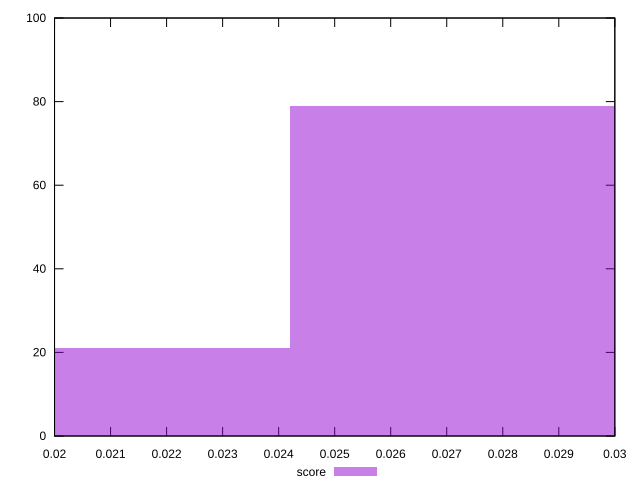

Reproduce this figure in gnuplot.
reset

$score <<EOF
0.029045764452166948 79
0.0193638429681113 21
EOF

set key outside below
set boxwidth 0.00968192148405565
set xrange [0.02:0.03]
set yrange [0:100]
set trange [0:100]
set style fill transparent solid 0.5 noborder
set terminal svg size 640, 490 enhanced background rgb 'white'
set output "report_00018_2021-02-10T15-25-16.877Z/uses-long-cache-ttl/samples/pages/score/histogram.svg"

plot $score title "score" with boxes

reset
